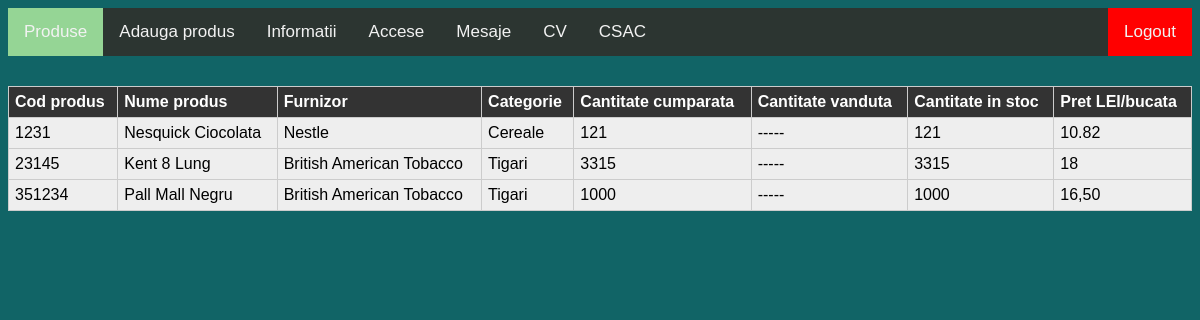
Page /produse.php (signed in) on the committed database.
### tables this page shows
CREATE TABLE `produse` (
  `cod_produs` bigint(255) NOT NULL,
  `prenume` varchar(255) NOT NULL,
  `data_mod` varchar(255) NOT NULL,
  `nume_produs` varchar(255) NOT NULL,
  `furnizor_produs` varchar(255) NOT NULL,
  `categorie` varchar(255) NOT NULL,
  `cantitate_cumparata` varchar(255) NOT NULL,
  `cantitate_vanduta` varchar(255) NOT NULL,
  `cantitate_ramasa` varchar(255) NOT NULL,
  `pret_produs` varchar(255) NOT NULL
);

### produse.php (the view, shortened to what this page needs)
<!DOCTYPE html>
<html lang="en">
  <head>
    <link rel="stylesheet" text="text/css" href="assets/css/continut.css?<?=filemtime("assets/css/continut.css")?>"/>
  </head>
  <body>
    <?php
      if($_SESSION["admin"] != true){
        include 'navigatie_user.php';
      }else include 'navigatie.php';
     ?>
    <main class="main_tabel">
      <table>
        <thead>
        <tr>
          <th>Cod produs</th>
          <th>Nume produs</th>
          <th>Furnizor</th>
          <th>Categorie</th>
          <th>Cantitate cumparata</th>
          <th>Cantitate vanduta</th>
          <th>Cantitate in stoc</th>
          <th>Pret LEI/bucata</th>
      </tr>
    </thead>
      <?php
          include 'dbconnect.php';
          $sql = "SELECT * FROM produse";
          $rezultat = mysqli_query($connect, $sql);
          while($row = mysqli_fetch_assoc($rezultat)){
          echo "<tbody><tr>
                <td>".$row['cod_produs']."</td>
                <td>".$row['nume_produs']."</td>
                <td>".$row['furnizor_produs']."</td>
                <td>".$row['categorie']."</td>
                <td>".$row['cantitate_cumparata']."</td>
                <td>".$row['cantitate_vanduta']."</td>
                <td>".$row['cantitate_ramasa']."</td>
                <td>".$row['pret_produs']."</td></tr></tbody>";
          }
      ?>
      </table>
    </main>
</html>

### assets/css/continut.css (style rules this page uses)
body { background-color: #116466; font-family: "Arial", "Verdana", "Tahoma"; min-width: 300px; width: auto !important; width: 300px; }
.main_tabel table { margin-top: 30px; width: 100%; border-collapse: collapse; }
.main_tabel tr:nth-of-type(odd) { background: #eee; }
.main_tabel th { background: #333; color: white; font-weight: bold; }
.main_tabel td, th { padding: 6px; border: 1px solid #ccc; text-align: left; }

### rows in the picture
produse: cod_produs "1231", nume_produs "Nesquick Ciocolata", furnizor_produs "Nestle", categorie "Cereale", cantitate_cumparata "121", cantitate_vanduta "-----", cantitate_ramasa "121", pret_produs "10.82"
produse: cod_produs "23145", nume_produs "Kent 8 Lung", furnizor_produs "British American Tobacco", categorie "Tigari", cantitate_cumparata "3315", cantitate_vanduta "-----", cantitate_ramasa "3315", pret_produs "18"
produse: cod_produs "351234", nume_produs "Pall Mall Negru", furnizor_produs "British American Tobacco", categorie "Tigari", cantitate_cumparata "1000", cantitate_vanduta "-----", cantitate_ramasa "1000", pret_produs "16,50"
